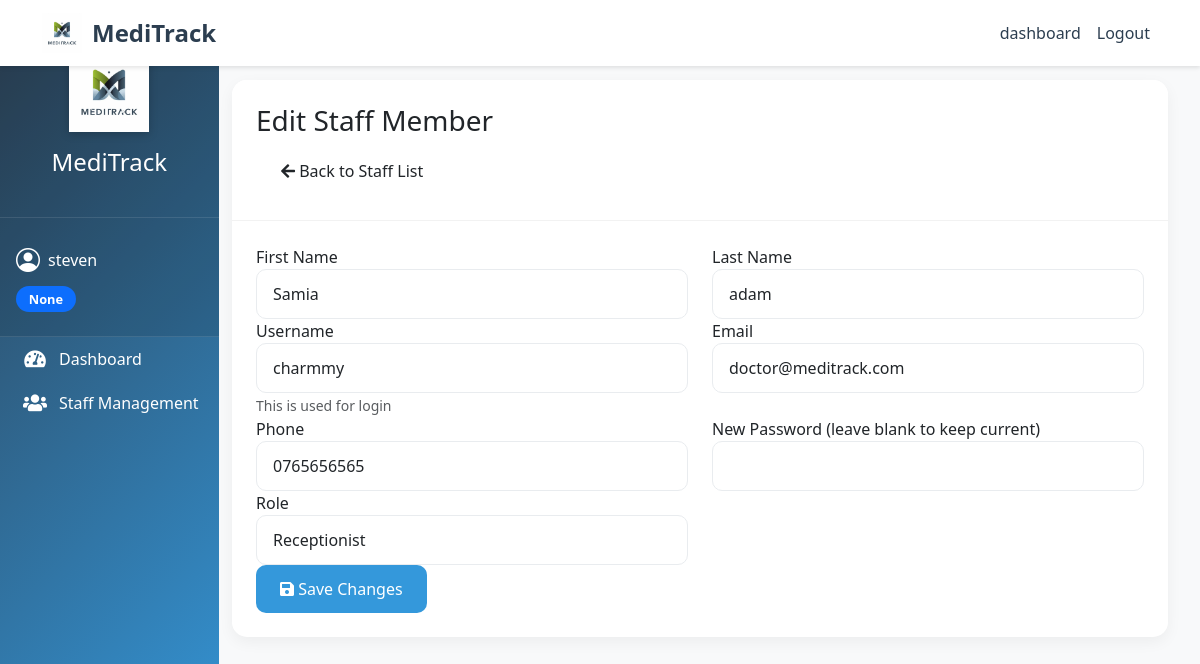
Page /api/medication-schedules/admin/staff/24/edit/ (signed in) on the committed database.
### hospital/models.py (models this page shows, shortened)
class User(AbstractUser):
    ROLE_CHOICES = (
        ('DOCTOR', 'Doctor'),
        ('RECEPTIONIST', 'Receptionist'),
        ('PHARMACIST', 'Pharmacist'),
        ('LAB_TECHNICIAN', 'Lab Technician'),
    )
    role = models.CharField(max_length=20, choices=ROLE_CHOICES, null=True, blank=True)
    phone = models.CharField(max_length=15, null=True, blank=True)
    email = models.EmailField(unique=True)

### hospital/views.py (the view, shortened to what this page needs)
# urls.py: path('admin/staff/<int:user_id>/edit/', views.edit_staff, name='edit_staff'),
@login_required
def edit_staff(request, user_id):
    if not request.user.is_superuser:
        raise PermissionDenied("You don't have permission to access this page.")
    user = get_object_or_404(User, id=user_id)
    return render(request, 'admin/edit_staff.html', {
        'staff_user': user
    })

### hospital/templates/admin/edit_staff.html (shortened to what this page needs)
{% extends 'base.html' %}
{% block content %}
<div class="container-fluid">
    <div class="row">
        <div class="col-12">
            <div class="card">
                <div class="card-header">
                    <h3 class="card-title">Edit Staff Member</h3>
                    <div class="card-tools">
                        <a href="{% url 'staff_management' %}" class="btn btn-default">
                            <i class="fas fa-arrow-left"></i> Back to Staff List
                        </a>
                    </div>
                </div>
                <div class="card-body">
                    <form method="post">
                        <div class="row">
                            <div class="col-md-6">
                                <div class="form-group">
                                    <label for="first_name">First Name</label>
                                    <input type="text" class="form-control" id="first_name" name="first_name" value="{{ staff_user.first_name }}" required>
                                </div>
                            </div>
                            <div class="col-md-6">
                                <div class="form-group">
                                    <label for="last_name">Last Name</label>
                                    <input type="text" class="form-control" id="last_name" name="last_name" value="{{ staff_user.last_name }}" required>
                                </div>
                            </div>
                        </div>
                        <div class="row">
                            <div class="col-md-6">
                                <div class="form-group">
                                    <label for="username">Username</label>
                                    <input type="text" class="form-control" id="username" name="username" value="{{ staff_user.username }}" required>
                                    <small class="form-text text-muted">This is used for login</small>
                                </div>
                            </div>
                            <div class="col-md-6">
                                <div class="form-group">
                                    <label for="email">Email</label>
                                    <input type="email" class="form-control" id="email" name="email" value="{{ staff_user.email }}" required>
                                </div>
                            </div>
                        </div>
                        <div class="row">
                            <div class="col-md-6">
                                <div class="form-group">
                                    <label for="phone">Phone</label>
                                    <input type="tel" class="form-control" id="phone" name="phone" value="{{ staff_user.phone }}" required>
                                </div>
                            </div>
                            <div class="col-md-6">
                                <div class="form-group">
                                    <label for="new_password">New Password (leave blank to keep current)</label>
                                    <input type="password" class="form-control" id="new_password" name="new_password">
                                </div>
                            </div>
                        </div>
                        <div class="row">
                            <div class="col-md-6">
                                <div class="form-group">
                                    <label for="role">Role</label>
                                    <input type="text" class="form-control" value="{{ staff_user.get_role_display }}" readonly>
                                </div>
                            </div>
                        </div>
                        <div class="form-group">
                            <button type="submit" class="btn btn-primary">
                                <i class="fas fa-save"></i> Save Changes
                            </button>
                        </div>
                    </form>
                </div>
            </div>
        </div>
    </div>
</div>
{% endblock %}

### hospital/templates/base.html (shortened to what this page needs)
{% load static %}
<!DOCTYPE html>
<html lang="en">
<head>
    <link href="https://cdn.jsdelivr.net/npm/bootstrap@5.3.0/dist/css/bootstrap.min.css" rel="stylesheet">
    <link href="https://cdn.jsdelivr.net/npm/bootstrap-icons@1.7.2/font/bootstrap-icons.css" rel="stylesheet">
    <link href="https://cdnjs.cloudflare.com/ajax/libs/font-awesome/5.15.4/css/all.min.css" rel="stylesheet">
    <link href="{% static 'css/custom.css' %}" rel="stylesheet">
</head>
<body>
    <nav class="navbar navbar-expand-lg fixed-top">
        <div class="container">
            <a class="navbar-brand" href="{% url 'home' %}">
                <img src="{% static 'images/logo.png' %}" alt="MediTrack Logo" class="navbar-logo">
                MediTrack
            </a>
            <div class="collapse navbar-collapse" id="navbarNav">
                <ul class="navbar-nav ms-auto">
                    {% if user.is_authenticated %}
                        {% if user.is_superuser %}
                            <li class="nav-item">
                                <a class="nav-link" href="{% url 'admin_dashboard' %}">dashboard</a>
                            </li>
                        {% endif %}
                        <li class="nav-item">
                            <a class="nav-link" href="{% url 'logout' %}">Logout</a>
                        </li>
                    {% endif %}
                </ul>
            </div>
        </div>
    </nav>
    {% if user.is_authenticated %}
    <div class="container-fluid">
        <div class="row">
            <div class="col-md-3 col-lg-2 sidebar">
                <div class="sidebar-header">
                    <img src="{% static 'images/logo.png' %}" alt="MediTrack Logo" class="sidebar-logo">
                    <h4 class="text-white">MediTrack</h4>
                </div>
                <div class="sidebar-user">
                    <a href="{% url 'profile' %}" class="text-decoration-none">
                        <div class="user-info">
                            {% if user.staff_profile.profile_picture %}
                                <img src="{{ user.staff_profile.profile_picture.url }}" alt="Profile Picture"
                                     class="rounded-circle" style="width: 50px; height: 50px; object-fit: cover;">
                            {% else %}
                                <i class="bi bi-person-circle"></i>
                            {% endif %}
                            <span>{{ user.get_full_name|default:user.username }}</span>
                        </div>
                    </a>
                    <div class="user-role">
                        <span class="badge bg-primary">{{ user.get_role_display }}</span>
                    </div>
                </div>
                <ul class="nav flex-column">
                    {% if user.role == 'RECEPTIONIST' %}
                        <li class="nav-item">
                            <a class="nav-link {% if request.resolver_match.url_name == 'receptionist_dashboard' %}active{% endif %}"
                               href="{% url 'receptionist_dashboard' %}">
                                <i class="bi bi-speedometer2"></i> Dashboard
                            </a>
                        </li>
                        <li class="nav-item">
                            <a class="nav-link {% if request.resolver_match.url_name == 'patient_list' %}active{% endif %}"
                               href="{% url 'patient_list' %}">
                                <i class="bi bi-people"></i> All Patients
                            </a>
                        </li>
                        <li class="nav-item">
                            <a class="nav-link {% if request.resolver_match.url_name == 'add_patient' %}active{% endif %}"
                               href="{% url 'add_patient' %}">
                                <i class="bi bi-person-plus"></i> Add Patient
                            </a>
                        </li>
                        <li class="nav-item">
                            <a class="nav-link {% if request.resolver_match.url_name == 'appointment_list' %}active{% endif %}"
                               href="{% url 'appointment_list' %}">
                                <i class="bi bi-calendar"></i> Appointments
                            </a>
                        </li>
                        <li class="nav-item">
                            <a class="nav-link {% if request.resolver_match.url_name == 'add_appointment' %}active{% endif %}"
                               href="{% url 'add_appointment' %}">
                                <i class="bi bi-calendar-plus"></i> New Appointment
                            </a>
                        </li>
                    {% elif user.is_superuser %}
                        <li class="nav-item">
                            <a class="nav-link {% if request.resolver_match.url_name == 'admin_dashboard' %}active{% endif %}" href="{% url 'admin_dashboard' %}">
                                <i class="fas fa-tachometer-alt"></i> Dashboard
                            </a>
                        </li>
                        <li class="nav-item">
                            <a class="nav-link {% if request.resolver_match.url_name == 'staff_management' %}active{% endif %}" href="{% url 'staff_management' %}">
                                <i class="fas fa-users"></i> Staff Management
                            </a>
                        </li>
                    {% endif %}
                </ul>
            </div>
            <div class="col-md-9 col-lg-10 main-content">
                {% block content %}{% endblock %}
            </div>
        </div>
    </div>
    {% else %}
    <div class="content-wrapper">
        {% block auth_content %}{% endblock %}
    </div>
    {% endif %}
</body>
</html>

### static/css/custom.css (style rules this page uses)
.card { border: none; transition: all 0.3s ease; box-shadow: 0 2px 15px rgba(0, 0, 0, 0.05); }
.btn { border-radius: 8px; padding: 0.75rem 1.5rem; font-weight: 500; transition: all 0.3s ease; }
.btn-primary { background: linear-gradient(135deg, #0d6efd 0%, #0a58ca 100%); border: none; }
.navbar { background: rgba(255, 255, 255, 0.95); backdrop-filter: blur(10px); box-shadow: 0 2px 10px rgba(0, 0, 0, 0.1); padding: 0.5rem 0; }
.navbar-brand { font-size: 1.5rem; font-weight: 700; color: #2c3e50; display: flex; align-items: center; gap: 0.5rem; }
.navbar-logo { height: 40px; width: auto; }
.nav-link { color: #2c3e50; font-weight: 500; padding: 0.5rem 1rem; transition: all 0.3s ease; }
.form-control { border-radius: 8px; padding: 0.75rem 1rem; border: 1px solid #dee2e6; }
.sidebar { min-height: 100vh; background: linear-gradient(135deg, #2c3e50 0%, #3498db 100%); padding: 0; position: fixed; width: inherit; max-width: inherit; }
.sidebar-header { padding: 2rem 1rem; text-align: center; background: rgba(0, 0, 0, 0.1); border-bottom: 1px solid rgba(255, 255, 255, 0.1); }
.sidebar-logo { width: 80px; height: auto; margin-bottom: 1rem; filter: drop-shadow(0 2px 4px rgba(0, 0, 0, 0.2)); }
.sidebar-user { padding: 1.5rem 1rem; background: rgba(0, 0, 0, 0.1); border-bottom: 1px solid rgba(255, 255, 255, 0.1); }
.user-info { display: flex; align-items: center; gap: 0.5rem; color: white; margin-bottom: 0.5rem; }
.user-info i { font-size: 1.5rem; }
.user-role .badge { font-size: 0.8rem; padding: 0.4rem 0.8rem; border-radius: 20px; }
.sidebar .nav-link { color: rgba(255, 255, 255, 0.8); padding: 1rem 1.5rem; display: flex; align-items: center; gap: 0.75rem; transition: all 0.3s ease; border-left: 3px solid transparent; }
.sidebar .nav-link i { font-size: 1.2rem; width: 24px; text-align: center; }
.main-content { padding: 2rem; margin-left: 16.666667%; background: #f8f9fa; min-height: 100vh; }
@media (min-width: 992px) { .main-content { margin-left: 16.666667%; } }
.card { border: none; border-radius: 15px; box-shadow: 0 5px 15px rgba(0, 0, 0, 0.05); transition: all 0.3s ease; }
.card-header { background: white; border-bottom: 1px solid rgba(0, 0, 0, 0.05); padding: 1.5rem; border-radius: 15px 15px 0 0 !important; }
.card-body { padding: 1.5rem; }
.form-control { border-radius: 10px; padding: 0.75rem 1rem; border: 1px solid #e9ecef; transition: all 0.3s ease; }
.btn { padding: 0.75rem 1.5rem; border-radius: 10px; font-weight: 500; transition: all 0.3s ease; }
.btn-primary { background: #3498db; border: none; }

### hospital/templates/base.html (style rules this page uses)
.sidebar { min-height: 100vh; background-color: #343a40; padding-top: 20px; }
.sidebar .nav-link { color: #fff; padding: 10px 20px; }
.main-content { padding: 20px; padding-top: 80px; }
body { min-height: 100vh; display: flex; flex-direction: column; }
.navbar { background-color: #fff; box-shadow: 0 2px 4px rgba(0,0,0,0.1); }
.navbar-brand { display: flex; align-items: center; gap: 10px; }
.navbar-logo { height: 40px; width: auto; }

### rows in the picture
User: get_full_name "steven", role "None"
User: first_name "Samia", last_name "adam", username "charmmy", email "doctor@meditrack.com", phone "0765656565", role "Receptionist"
